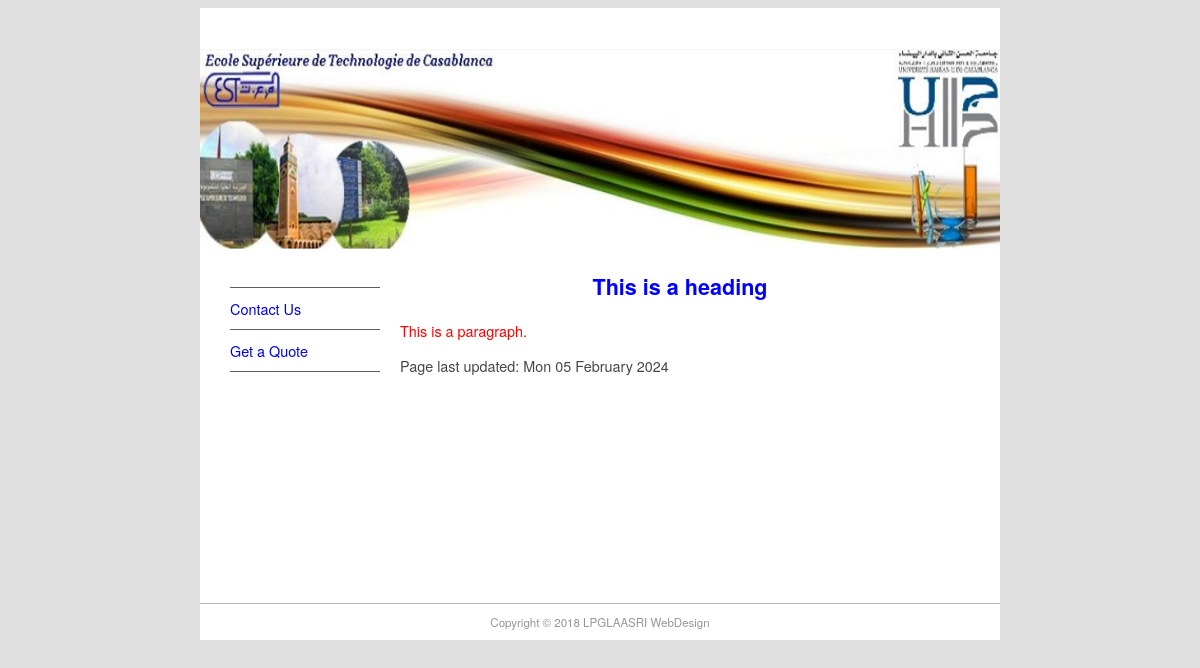
The page /pages/ on the database its author committed.
### pages/models.py (models this page shows, shortened)
class Page(models.Model):
    title = models.CharField(max_length=60)
    permalink = models.CharField(max_length=12, unique=True)
    update_date = models.DateTimeField(verbose_name='Last Updated')
    bodytext = models.TextField('Page Content', blank=True)

### pages/views.py (the view)
# urls.py: path('', views.index_pages, {'pagename': 'home'}, name='index_pages'),
def index_pages(request, pagename):
    pagename = '/' + pagename
    pg = get_object_or_404(Page, permalink=pagename)
    context = {
        'title': pg.title,
        'content': pg.bodytext,
        'last_updated': pg.update_date,
        'page_list': Page.objects.all(),
    }
    return render(request, 'pages/page.html', context)

### pages/templates/pages/page.html (shortened to what this page needs)
{% extends "base.html" %}
{% block sidenav %}
    {% for page in page_list %}
        <li>
        </li>
    {% endfor %}
{% endblock sidenav %}
{% block content %}
{% autoescape off %}
{{ content }}
{% endautoescape %}
<p>
    Page last updated: {{ last_updated|date:'D d F Y' }}
</p>
{% endblock content %}

### myproject/static/main.css (style rules this page uses)
body { background-color: #E0E0E0; font-family: Gotham, "Helvetica Neue", Helvetica, Arial, sans-serif; font-size: 0.9em; text-align: justify; color: #474747; }
#nav li { padding-top: 10px; padding-bottom: 10px; font-size: 1em; list-style-type: none; border-bottom: thin solid #5F5F5F; color: #4C4C4C; left: 0px; list-style-position: inside; margin-left: -10px; }

### rows shown on the page
Page: bodytext "This is a heading This is a paragraph.", update_date "Mon 05 February 2024"
